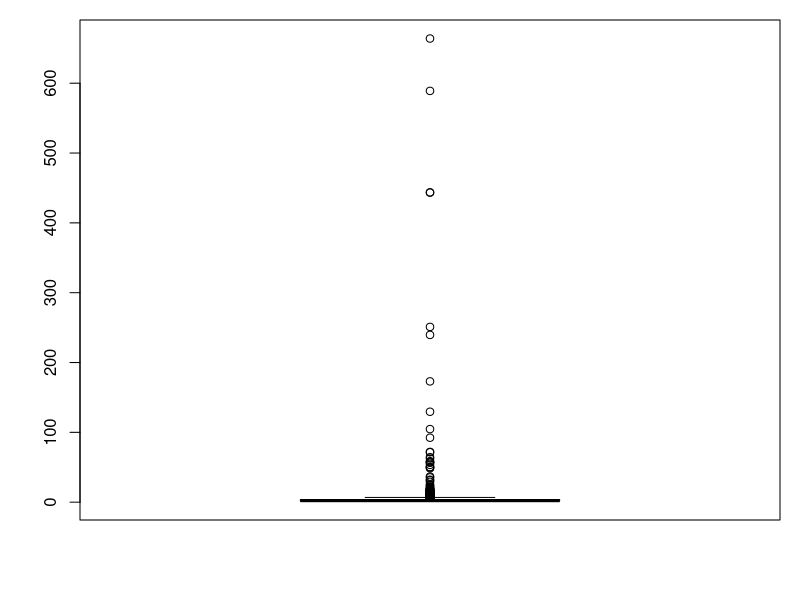
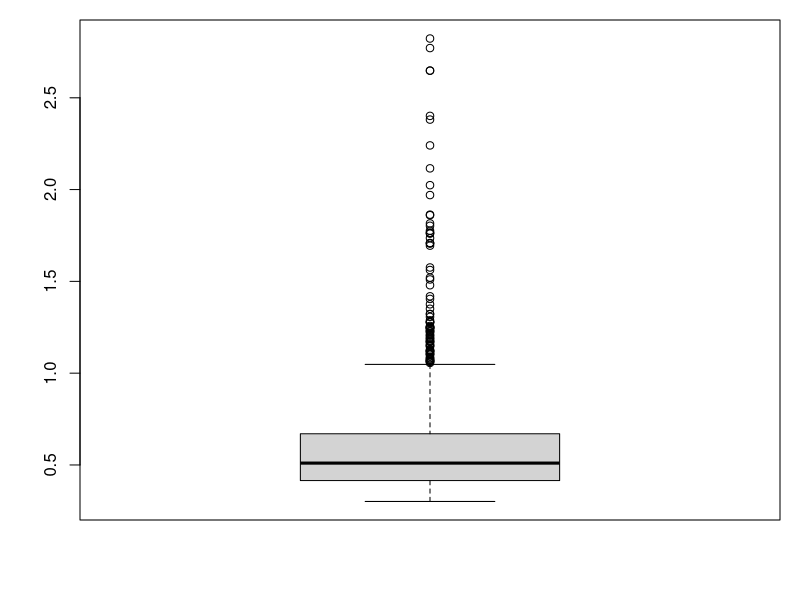
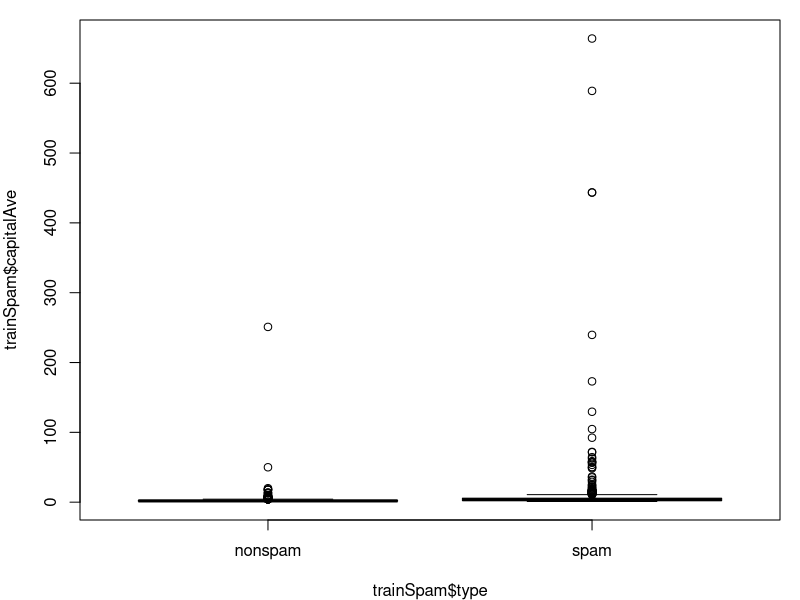
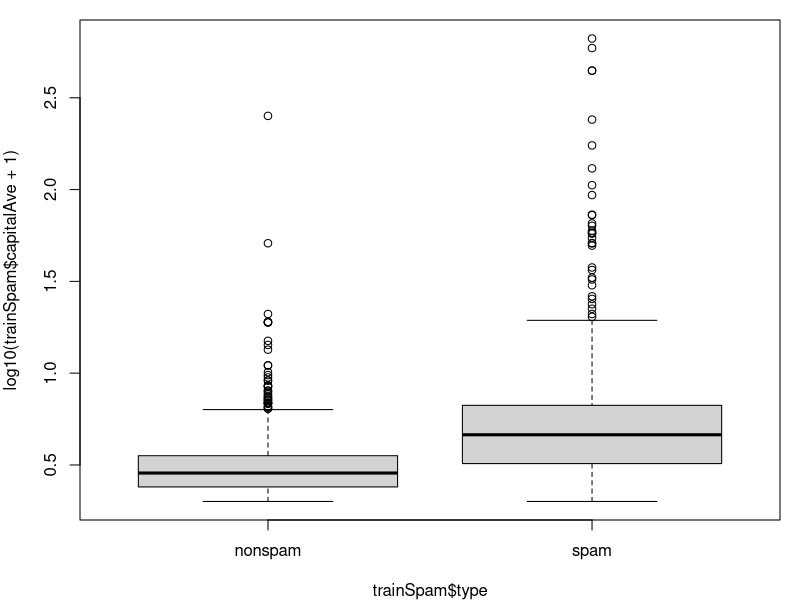
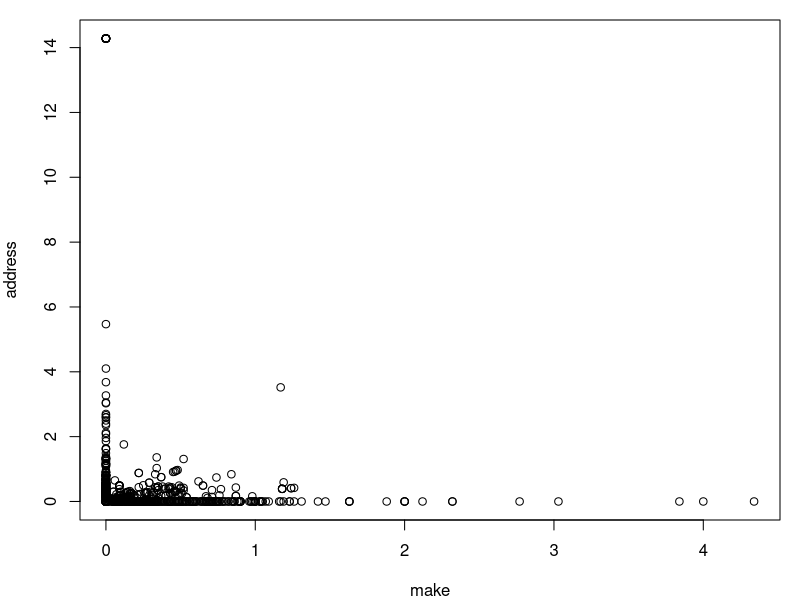
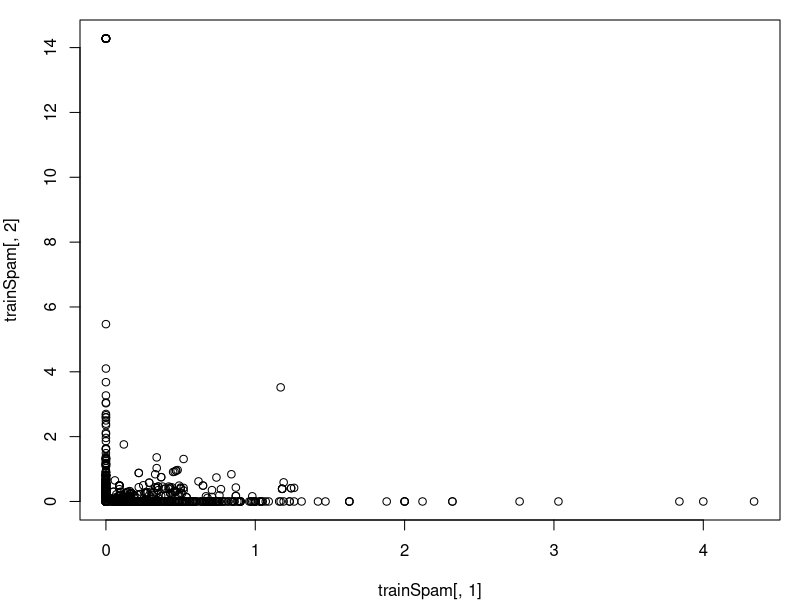
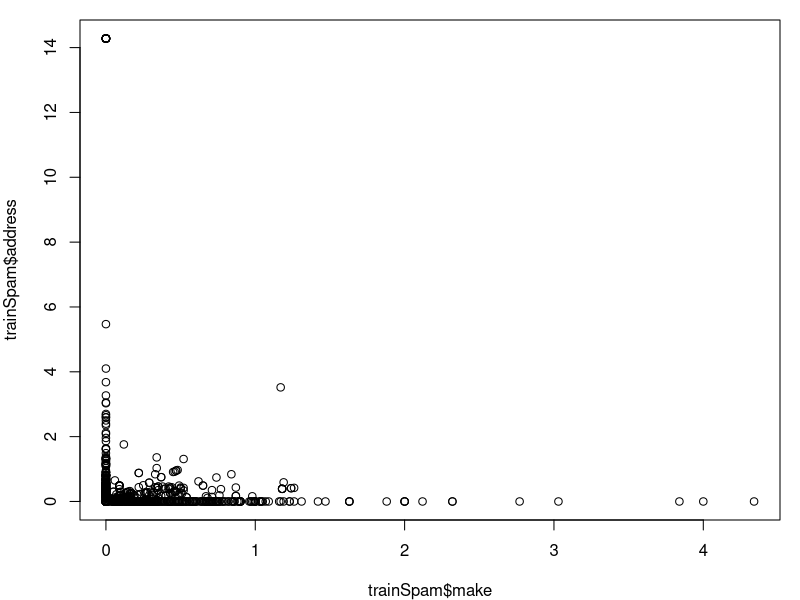
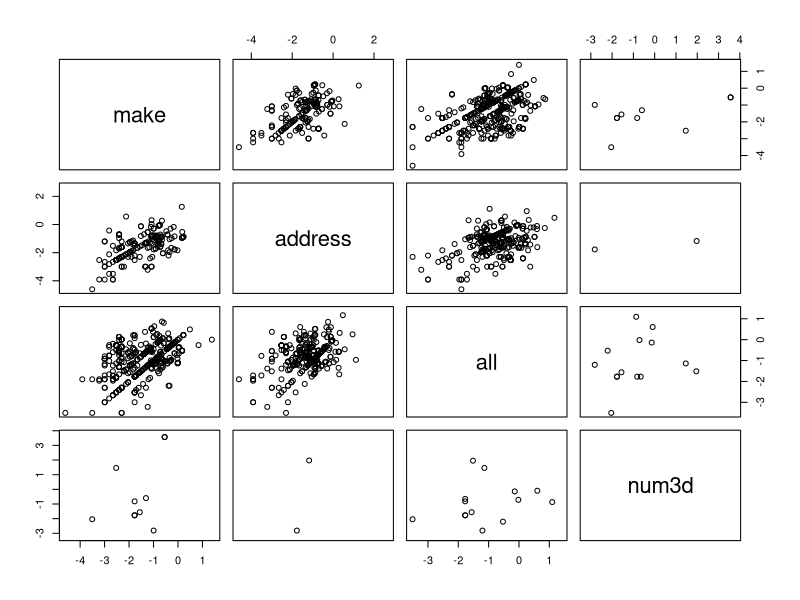

Recreate these plots in R, in order.
#C5w1

library(kernlab)
data(spam)
dim(spam)
names(spam)
str(spam)

set.seed(3435)
trainIndicator <- rbinom(4601, size=1, prob=0.5)
table(trainIndicator)
class(trainIndicator)
trainIndicator

trainSpam <- spam[trainIndicator == 1, ]
testSpam <- spam[trainIndicator == 0, ]

par(mar=c(4,4,1,1))

# plot categary
table(trainSpam$type)
boxplot(trainSpam$capitalAve)
boxplot(log10(trainSpam$capitalAve + 1))
#plot(trainSpam$capitalAve, trainSpam$type)
plot(trainSpam$capitalAve ~ trainSpam$type)
plot(log10(trainSpam$capitalAve + 1) ~ trainSpam$type) # avoid log10(0)

# plot pair
plot(trainSpam[, 1:2])
plot(trainSpam[, 1], trainSpam[,2])
plot(trainSpam$make, trainSpam$address)

plot(log(trainSpam[, 1:4]))
plot(log(trainSpam[, 1:4] + 1))

# clustering
df <- data.frame(a=c(1:3), b=c(4:6))
df
t(df)

hCluster <- hclust(dist(t(trainSpam[,1:57])))
plot(hCluster)

#hCluster2 <- hclust(dist(trainSpam[,1:57]))
#plot(hCluster2)

hCluster3 <- hclust(dist(t(log10(trainSpam[,1:57]+1))))
plot(hCluster3)


# build model

fit <- glm(type ~ charDollar, data=trainSpam, family="binomial")

  
# predict
p <- predict(fit, testSpam)
p
